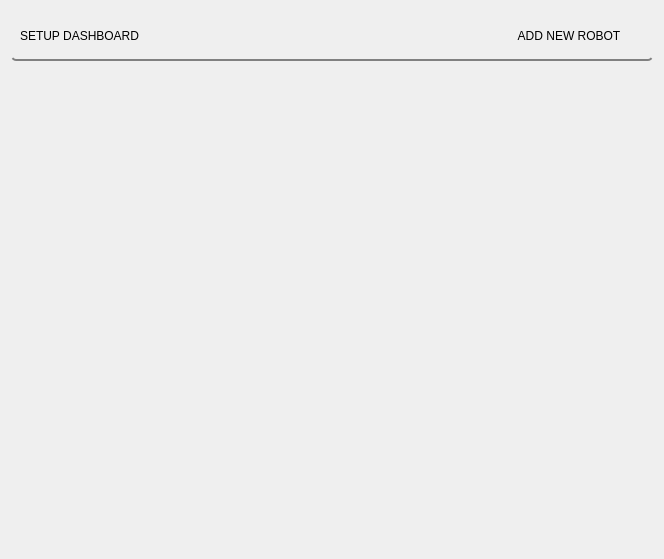
<?xml version="1.0" encoding="UTF-8"?>
<ui version="4.0">
 <class>Form</class>
 <widget class="QWidget" name="Form">
  <property name="geometry">
   <rect>
    <x>0</x>
    <y>0</y>
    <width>664</width>
    <height>559</height>
   </rect>
  </property>
  <property name="windowTitle">
   <string>Form</string>
  </property>
  <property name="styleSheet">
   <string notr="true">border:none</string>
  </property>
  <layout class="QVBoxLayout" name="verticalLayout">
   <item>
    <widget class="QGroupBox" name="groupBox">
     <property name="minimumSize">
      <size>
       <width>0</width>
       <height>50</height>
      </size>
     </property>
     <property name="maximumSize">
      <size>
       <width>16777215</width>
       <height>50</height>
      </size>
     </property>
     <property name="styleSheet">
      <string notr="true"> QGroupBox {
 background-color: qlineargradient(x1: 0, y1: 0, x2: 0, y2: 1,
                                   stop: 0 #edb514, stop: 1 #ea4000);
 border-bottom: 2px solid gray;
 border-radius: 5px;
 margin-top: 0; /* leave space at the top for the title */

}</string>
     </property>
     <property name="title">
      <string/>
     </property>
     <layout class="QHBoxLayout" name="horizontalLayout">
      <item>
       <widget class="QLabel" name="label">
        <property name="minimumSize">
         <size>
          <width>0</width>
          <height>0</height>
         </size>
        </property>
        <property name="maximumSize">
         <size>
          <width>16777215</width>
          <height>50</height>
         </size>
        </property>
        <property name="text">
         <string>SETUP DASHBOARD</string>
        </property>
       </widget>
      </item>
      <item>
       <widget class="QPushButton" name="addNewRobotButton">
        <property name="maximumSize">
         <size>
          <width>150</width>
          <height>16777215</height>
         </size>
        </property>
        <property name="cursor">
         <cursorShape>PointingHandCursor</cursorShape>
        </property>
        <property name="text">
         <string>ADD NEW ROBOT</string>
        </property>
       </widget>
      </item>
     </layout>
    </widget>
   </item>
   <item>
    <widget class="QScrollArea" name="scrollArea">
     <property name="sizePolicy">
      <sizepolicy hsizetype="Preferred" vsizetype="Preferred">
       <horstretch>0</horstretch>
       <verstretch>0</verstretch>
      </sizepolicy>
     </property>
     <property name="widgetResizable">
      <bool>true</bool>
     </property>
     <widget class="QWidget" name="scrollAreaWidgetContents">
      <property name="geometry">
       <rect>
        <x>0</x>
        <y>0</y>
        <width>646</width>
        <height>485</height>
       </rect>
      </property>
      <property name="sizePolicy">
       <sizepolicy hsizetype="Preferred" vsizetype="Expanding">
        <horstretch>0</horstretch>
        <verstretch>0</verstretch>
       </sizepolicy>
      </property>
      <layout class="QVBoxLayout" name="verticalLayout_2">
       <item>
        <widget class="QGroupBox" name="elementsGroupBox">
         <property name="title">
          <string/>
         </property>
         <layout class="QVBoxLayout" name="verticalLayout_4">
          <item>
           <layout class="QVBoxLayout" name="elementsBoxLayoutUI"/>
          </item>
         </layout>
        </widget>
       </item>
       <item>
        <spacer name="verticalSpacer">
         <property name="orientation">
          <enum>Qt::Vertical</enum>
         </property>
         <property name="sizeHint" stdset="0">
          <size>
           <width>20</width>
           <height>40</height>
          </size>
         </property>
        </spacer>
       </item>
      </layout>
     </widget>
    </widget>
   </item>
  </layout>
 </widget>
 <resources/>
 <connections/>
</ui>
